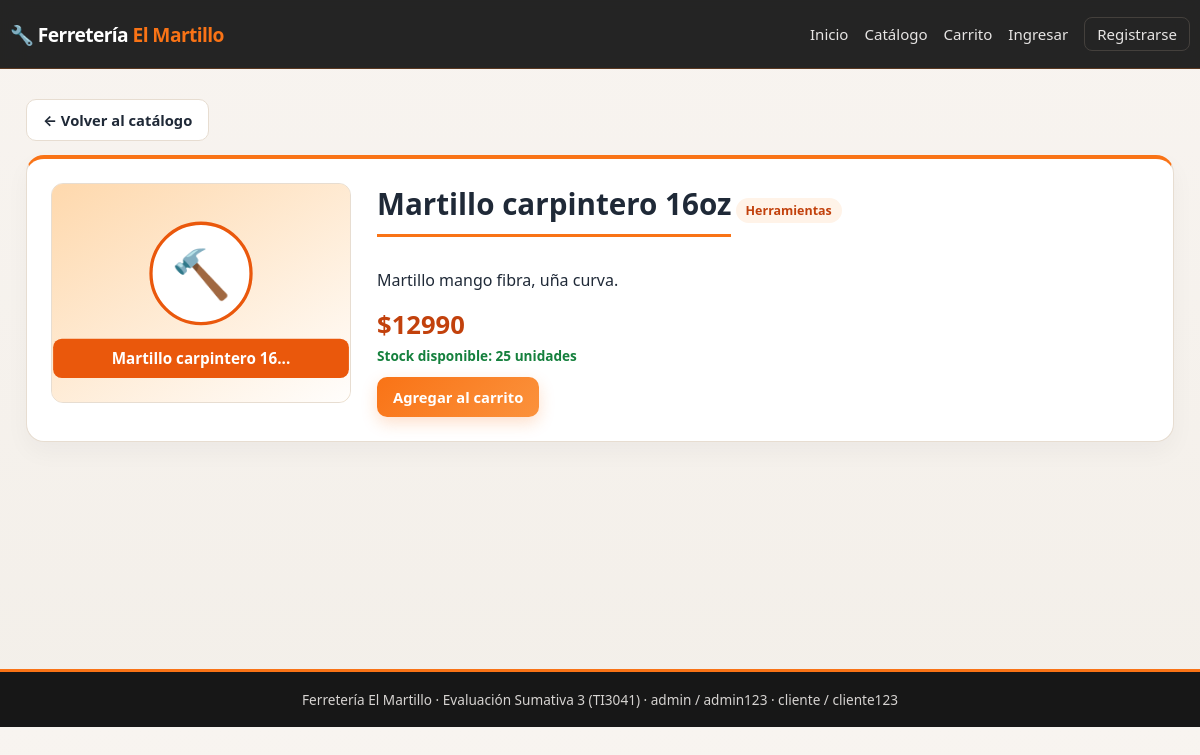
The page /producto/1/ on the database its author committed.
### productos/models.py (models this page shows, shortened)
class Producto(models.Model):
    nombre = models.CharField(max_length=120)
    descripcion = models.TextField(blank=True, default="")
    precio = models.PositiveIntegerField(help_text="Precio en CLP")
    stock = models.PositiveIntegerField(default=0)
    imagen = models.CharField(
        max_length=255,
        blank=True,
        default="/static/img/productos/default.svg",
        help_text="Ruta o URL de la imagen del producto"
    )
    categoria = models.ForeignKey(
        Categoria,
        on_delete=models.SET_NULL,
        null=True,
        blank=True,
        related_name="productos"
    )
    class Meta:
        ordering = ["nombre"]

class Categoria(models.Model):
    nombre = models.CharField(max_length=80, unique=True)
    descripcion = models.TextField(blank=True, default="")
    class Meta:
        ordering = ["nombre"]
        verbose_name_plural = "categorías"

### productos/views.py (the view)
# urls.py: path("producto/<int:pk>/", views.detalle, name="detalle"),
def detalle(request, pk):
    producto = get_object_or_404(Producto, pk=pk)
    _, _, cart_count = calcular_detalle_carrito(obtener_carrito(request))
    contexto = {
        "producto": producto,
        "cart_count": cart_count,
    }
    return render(request, "detalle.html", contexto)

### productos/views.py (called while the page is built, shortened)
def obtener_carrito(request):
    return request.session.get("carrito", {})

def calcular_detalle_carrito(carrito):
    items = []
    total = 0
    cantidad_total = 0
    return items, total, cantidad_total

### templates/detalle.html (shortened to what this page needs)
{% extends "base.html" %}
{% block content %}
<a class="btn ghost" href="{% url 'tienda' %}">← Volver al catálogo</a>
<div class="detail">
  <div class="thumb big">
    <img class="prod-img" src="{{ producto.imagen|default:'/static/img/productos/default.svg' }}" alt="{{ producto.nombre }}">
  </div>
  <div>
    <h1>{{ producto.nombre }}</h1>
    <p class="cat">{{ producto.categoria.nombre|default:"Sin categoría" }}</p>
    <p>{{ producto.descripcion|default:"Sin descripción." }}</p>
    <p class="price big">${{ producto.precio }}</p>
    <p class="stock {% if producto.stock == 0 %}out{% elif producto.stock <= 10 %}low{% endif %}">
      Stock disponible: {{ producto.stock }} unidades
    </p>
    {% if producto.stock > 0 %}
      <a class="btn" href="{% url 'carrito_agregar' producto.id %}">Agregar al carrito</a>
    {% else %}
      <span class="btn disabled">Sin stock</span>
    {% endif %}
  </div>
</div>
{% endblock %}

### static/css/style.css (style rules this page uses)
:root { --bg: #f4efe9; --bg-strong: #f9f5f1; --card: #fffdfb; --ink: #1f2937; --muted: #6b7280; --line: #e7ddd1; --acc: #f97316; --acc-dark: #c2410c; --acc-soft: #fff3e8; --hdr: #171717; --shadow: rgba(31, 41, 55, 0.12); }
* { box-sizing: border-box; }
html { scroll-behavior: smooth; }
body { margin: 0; font-family: "Segoe UI", Inter, system-ui, sans-serif; background: linear-gradient(180deg, #f8f4f0 0%, #f3efe9 100%); color: var(--ink); }
h1 { font-size: 1.85rem; margin: 0 0 16px; padding-bottom: 10px; border-bottom: 3px solid var(--acc); display: inline-block; }
button, .btn { background: linear-gradient(135deg, var(--acc), #fb923c); color: #fff; border: none; padding: 10px 16px; border-radius: 10px; cursor: pointer; text-decoration: none; display: inline-block; font-size: .92rem; font-weight: 700; box-shadow: 0 6px 16px rgba(249, 115, 22, 0.22); transition: transform .15s ease, box-shadow .15s ease; }
.btn.ghost { background: #fff; color: var(--ink); border: 1px solid var(--line); box-shadow: none; }
.thumb { width: 100%; height: 145px; background: linear-gradient(135deg, #fff1e6, #ffe7c7); border-radius: 12px; display: flex; align-items: center; justify-content: center; overflow: hidden; margin-bottom: 12px; border: 1px solid var(--line); }
.thumb.big { height: 220px; }
.prod-img { width: 100%; height: 100%; object-fit: cover; display: block; }
.cat { display: inline-block; background: var(--acc-soft); color: var(--acc-dark); font-size: .78rem; font-weight: 700; padding: 4px 10px; border-radius: 999px; margin: 0 0 10px; align-self: flex-start; }
.price { font-weight: 800; font-size: 1.2rem; color: var(--acc-dark); margin: 4px 0; }
.price.big { font-size: 1.6rem; }
.stock { font-size: .85rem; color: #15803d; font-weight: 700; margin: 4px 0 12px; }
.detail { display: grid; grid-template-columns: 300px 1fr; gap: 26px; background: #fff; border: 1px solid var(--line); border-top: 4px solid var(--acc); border-radius: 18px; padding: 24px; box-shadow: 0 10px 24px rgba(15, 23, 42, 0.04); margin-top: 14px; }

### rows shown on the page
Producto: imagen (picture), nombre "Martillo carpintero 16oz", categoria.nombre "Herramientas", descripcion "Martillo mango fibra, uña curva.", precio "12990", stock "25"
